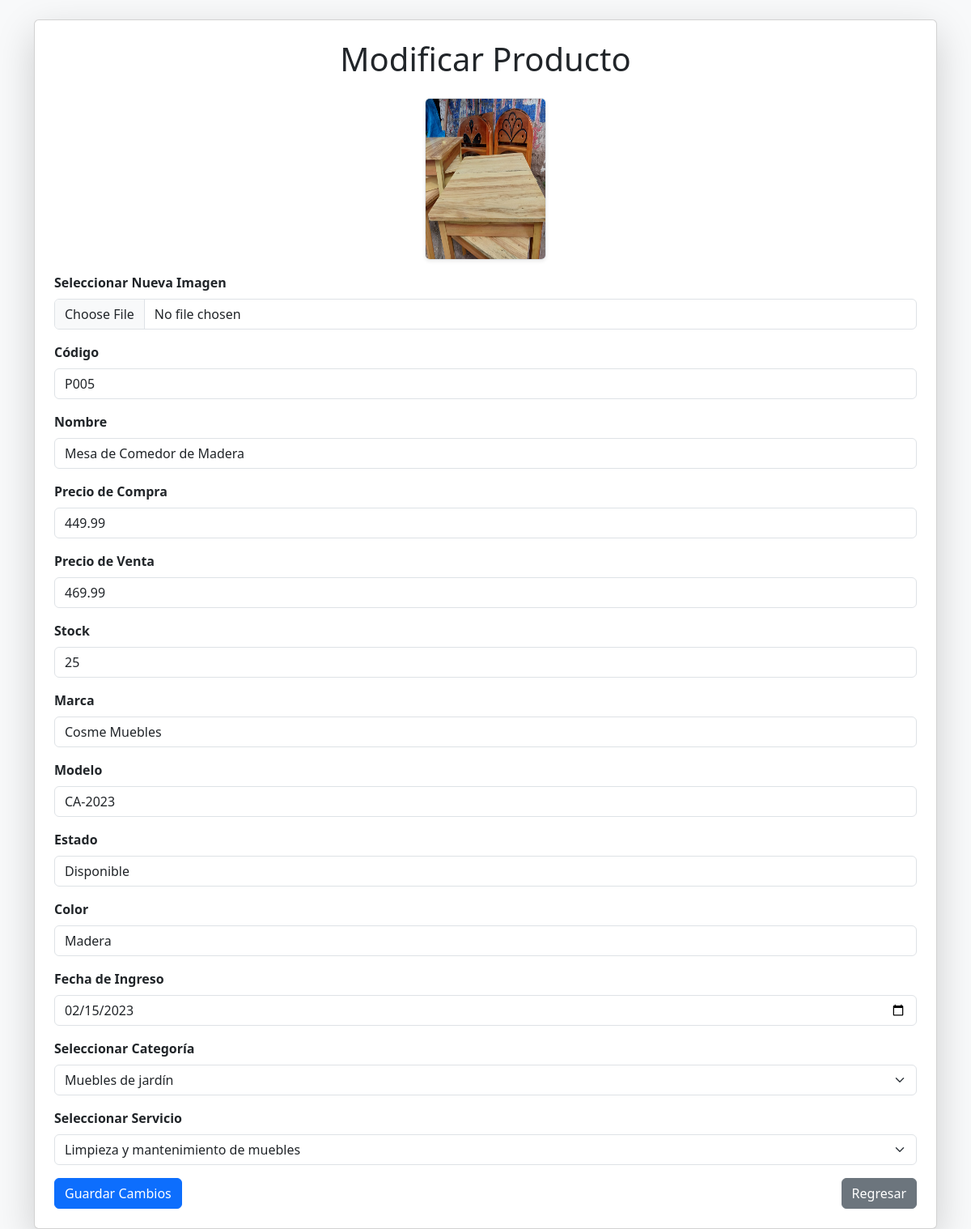
Page /admin/sistema_ventas/producto/Vista_Editar.php?producto_id=5 on the committed database.
### tables this page shows
CREATE TABLE `producto` (
  `producto_id` int(11) NOT NULL,
  `producto_codigo` varchar(77) NOT NULL,
  `producto_nombre` varchar(100) NOT NULL,
  `producto_precio_compra` decimal(10,2) DEFAULT NULL,
  `producto_stock` int(11) DEFAULT NULL,
  `producto_precio_venta` decimal(10,2) DEFAULT NULL,
  `producto_marca` varchar(45) DEFAULT NULL,
  `producto_modelo` varchar(35) DEFAULT NULL,
  `producto_estado` varchar(50) DEFAULT NULL,
  `producto_foto` varchar(500) DEFAULT NULL,
  `servicio_id` int(11) DEFAULT NULL,
  `categoria_id` int(11) DEFAULT NULL,
  `producto_color` varchar(50) DEFAULT NULL,
  `fecha_ingreso` date DEFAULT NULL
);

CREATE TABLE `categoria` (
  `categoria_id` int(7) NOT NULL,
  `categoria_nombre` varchar(50) NOT NULL
);

CREATE TABLE `servicio` (
  `servicio_id` int(11) NOT NULL,
  `tiposervicio` varchar(255) DEFAULT NULL
);

### admin/sistema_ventas/producto/Vista_Editar.php (the view, shortened to what this page needs)
<!DOCTYPE html>
<html lang="es">
<head>
    <link href="https://cdn.jsdelivr.net/npm/bootstrap@5.3.3/dist/css/bootstrap.min.css" rel="stylesheet">
</head>
<body class="bg-light">
    <?php
    include "config/conexion.php";
    $producto_id = $_REQUEST['producto_id'];
    $sql = "SELECT * FROM producto WHERE producto_id = $producto_id";
    $resultado = $conexion->query($sql);
    $Fila = $resultado->fetch_assoc();
    $categorias_query = "SELECT categoria_id, categoria_nombre FROM categoria";
    $categorias_resultado = $conexion->query($categorias_query);
    $servicios_query = "SELECT servicio_id, tiposervicio FROM servicio";
    $servicios_resultado = $conexion->query($servicios_query);
    ?>
    <div class="container mt-4">
        <div class="card shadow-lg p-4">
            <center>
                <h1 class="mb-4">Modificar Producto</h1>
            </center>
            <form action="EditarProducto.php?producto_id=<?php echo $Fila['producto_id']?>" method="POST" enctype="multipart/form-data">
                <div class="text-center mb-3">
                    <img id="preview" src="<?php echo htmlspecialchars($Fila['producto_foto']); ?>" class="border rounded shadow-sm" style="width: 150px; height: 200px;" alt="Imagen">
                </div>
                <div class="mb-3">
                    <label class="form-label fw-bold">Seleccionar Nueva Imagen</label>
                    <input type="file" class="form-control" name="ImagenProducto" id="imagenInput" accept="image/*">
                </div>
                <div class="mb-3">
                    <label class="form-label fw-bold">Código</label>
                    <input type="text" class="form-control" name="producto_codigo" value="<?php echo htmlspecialchars($Fila['producto_codigo']); ?>" required>
                </div>
                <div class="mb-3">
                    <label class="form-label fw-bold">Nombre</label>
                    <input type="text" class="form-control" name="producto_nombre" value="<?php echo htmlspecialchars($Fila['producto_nombre']); ?>" required>
                </div>
                <div class="mb-3">
                    <label class="form-label fw-bold">Precio de Compra</label>
                    <input type="number" class="form-control" name="producto_precio_compra" value="<?php echo htmlspecialchars($Fila['producto_precio_compra']); ?>" step="0.01" required>
                </div>
                <div class="mb-3">
                    <label class="form-label fw-bold">Precio de Venta</label>
                    <input type="number" class="form-control" name="producto_precio_venta" value="<?php echo htmlspecialchars($Fila['producto_precio_venta']); ?>" step="0.01" required>
                </div>
                <div class="mb-3">
                    <label class="form-label fw-bold">Stock</label>
                    <input type="number" class="form-control" name="producto_stock" value="<?php echo htmlspecialchars($Fila['producto_stock']); ?>" required>
                </div>
                <div class="mb-3">
                    <label class="form-label fw-bold">Marca</label>
                    <input type="text" class="form-control" name="producto_marca" value="<?php echo htmlspecialchars($Fila['producto_marca']); ?>" required>
                </div>
                <div class="mb-3">
                    <label class="form-label fw-bold">Modelo</label>
                    <input type="text" class="form-control" name="producto_modelo" value="<?php echo htmlspecialchars($Fila['producto_modelo']); ?>" required>
                </div>
                <div class="mb-3">
                    <label class="form-label fw-bold">Estado</label>
                    <input type="text" class="form-control" name="producto_estado" value="<?php echo htmlspecialchars($Fila['producto_estado']); ?>" required>
                </div>
                <div class="mb-3">
                    <label class="form-label fw-bold">Color</label>
                    <input type="text" class="form-control" name="producto_color" value="<?php echo htmlspecialchars($Fila['producto_color']); ?>" required>
                </div>
                <div class="mb-3">
                    <label class="form-label fw-bold">Fecha de Ingreso</label>
                    <input type="date" class="form-control" name="fecha_ingreso" value="<?php echo htmlspecialchars($Fila['fecha_ingreso']); ?>" required>
                </div>
                <div class="mb-3">
                    <label class="form-label fw-bold">Seleccionar Categoría</label>
                    <select class="form-select" name="categoria_id" required>
                        <?php while ($categoria = $categorias_resultado->fetch_assoc()) { ?>
                            <option value="<?php echo $categoria['categoria_id']; ?>" <?php if ($categoria['categoria_id'] == $Fila['categoria_id']) echo 'selected'; ?>>
                                <?php echo htmlspecialchars($categoria['categoria_nombre']); ?>
                            </option>
                        <?php } ?>
                    </select>
                </div>
                <div class="mb-3">
                    <label class="form-label fw-bold">Seleccionar Servicio</label>
                    <select class="form-select" name="servicio_id" required>
                        <?php while ($servicio = $servicios_resultado->fetch_assoc()) { ?>
                            <option value="<?php echo $servicio['servicio_id']; ?>" <?php if ($servicio['servicio_id'] == $Fila['servicio_id']) echo 'selected'; ?>>
                                <?php echo htmlspecialchars($servicio['tiposervicio']); ?>
                            </option>
                        <?php } ?>
                    </select>
                </div>
                <div class="d-flex justify-content-between">
                    <button type="submit" class="btn btn-primary">Guardar Cambios</button>
                    <a href="index.php" class="btn btn-secondary">Regresar</a>
                </div>
            </form>
        </div>
    </div>
</body>
</html>

### rows in the picture
producto: producto_foto (picture), producto_codigo "P005", producto_nombre "Mesa de Comedor de Madera", producto_precio_compra "449.99", producto_precio_venta "469.99", producto_stock "25", producto_marca "Cosme Muebles", producto_modelo "CA-2023", producto_estado "Disponible", producto_color "Madera", fecha_ingreso "02/15/2023", categoria_id "Muebles de jardín", servicio_id "Limpieza y mantenimiento de muebles"
